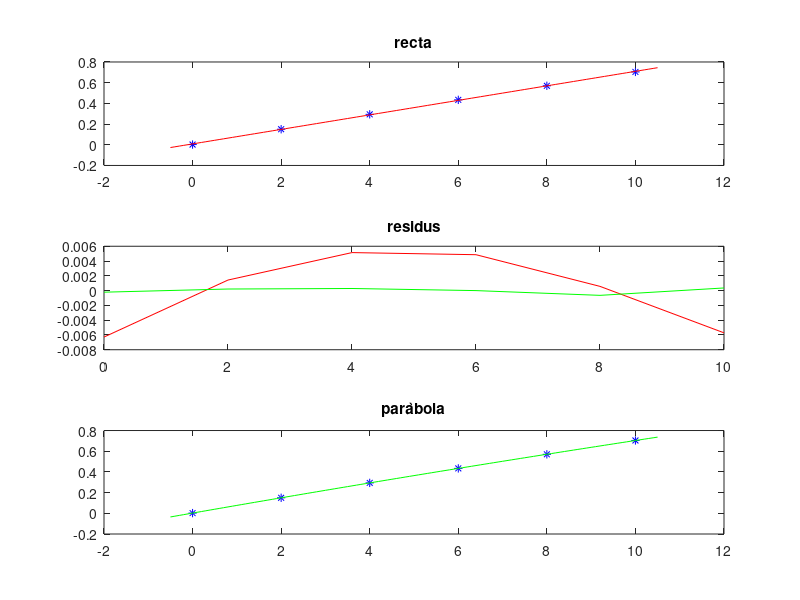

MATLAB code to generate this figure:
%%ejemplo regresion lineal
X=[(0:2:10)',ones(6,1)]
y=[0.002; 0.150; 0.294; 0.434; 0.570; 0.704]

%%ecuaciones normales
B=X'*X;
b=X'*y;

%%solucion residuo minimo
x=B\b, er=(y-X*x);
u=-.5:0.1:10.5;
v=polyval(x,u);
subplot(3,1,1),plot(0:2:10,y,'b*',u,v,'r'),title('recta')
subplot(3,1,2),plot(0:2:10,er,'r'),title('residus')

%%ejemplo regresion polinomial
X=[(0:2:10).^2',(0:2:10)',ones(6,1)]
y=[0.002; 0.150; 0.294; 0.434; 0.570; 0.704]

%%ecuaciones normales
B=X'*X
b=X'*y

%%solucion residuo minimo
x=B\b, ep=(y-X*x)
u=-.5:0.1:10.5;
v=polyval(x,u);
subplot(3,1,3),plot(0:2:10,y,'b*',u,v,'g'),title('paràbola')

%%estudio residuo
e1=norm(er)
e2=norm(ep)
subplot(3,1,2),plot(0:2:10,er,'r',0:2:10,ep,'g'),title('residus')
